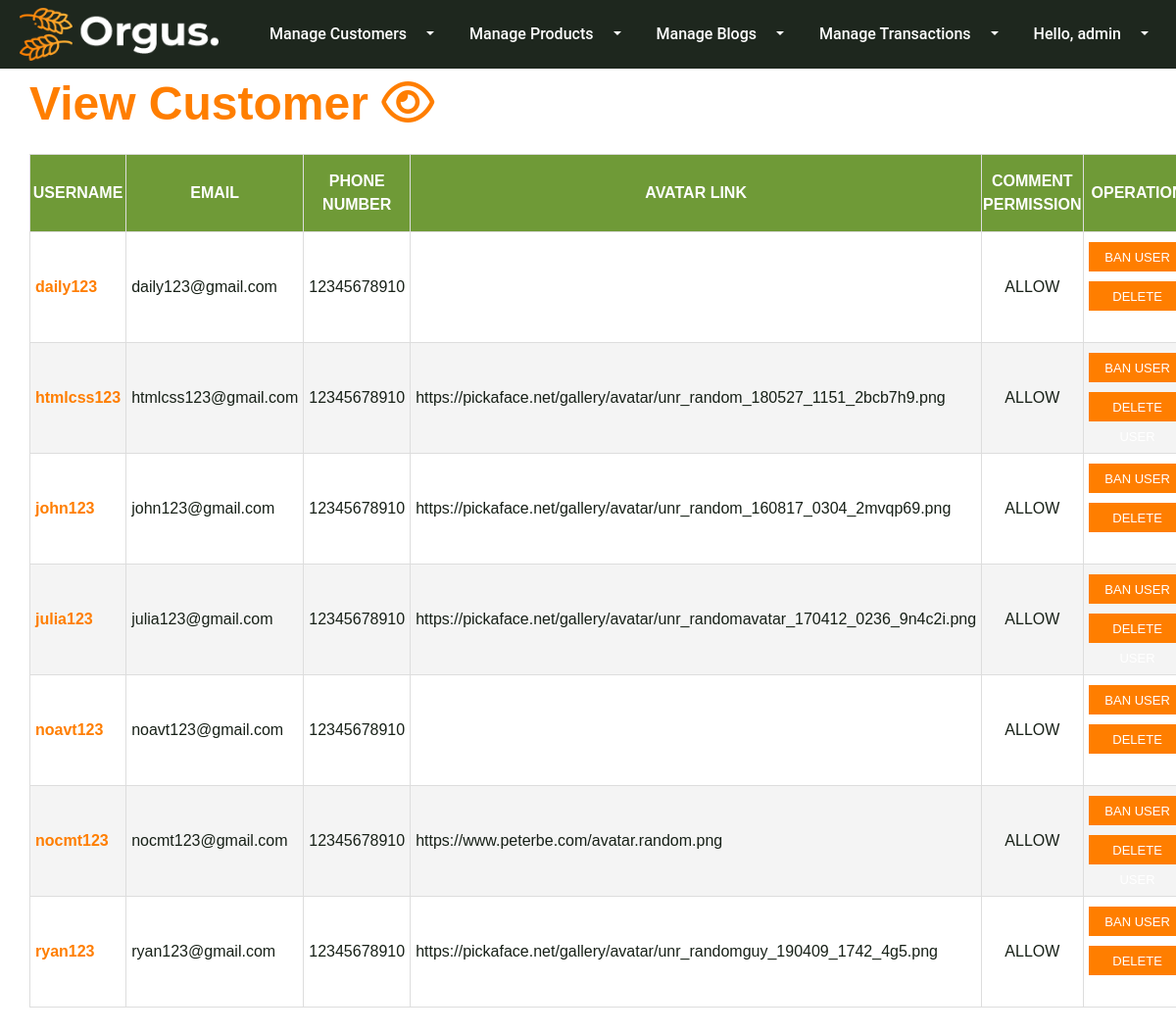
Page /admin.php?ctrl=user (signed in) on the committed database.
### tables this page shows
CREATE TABLE `user_table` (
  `Username` varchar(30) NOT NULL,
  `Password` varchar(30) NOT NULL,
  `Email` varchar(30) NOT NULL,
  `PhoneNumber` varchar(20) NOT NULL,
  `Avatar` text NOT NULL,
  `PermissionComment` tinyint(1) NOT NULL
);

### controllers/admin-controller.php (called while the page is built, shortened)
<?php
    class AdminController{
        public function InitAdminController(){
            require_once('models/user-model.php');
            require_once('views/user-view.php');
        }
        public function View($ctrl){
            $output = "";
            switch ($ctrl) {
                case 'user':
                    $userView = new UserView();
                    $userModel = new UserModel();
                    $users = $userModel->getAllUser();
                    $output .= $userView->showAllUser_adminpage($users);
                    break;
            }
            return $output;
        }
    }
?>

### models/user-model.php (called while the page is built, shortened)
<?php
class UserModel {
    public function InitConnect(){
        $con = mysqli_connect('localhost', 'root', '', 'db_ltw');
        if (mysqli_connect_errno()){
            die('Connection failed: '. mysqli_connect_error());
        }
        else return $con;
    }
    public function getAllUser(){
        $con = $this->InitConnect();
        $res = $con->query('SELECT * FROM user_table');
        $users = array();
        if ($res->num_rows > 0){
            while ($user = mysqli_fetch_assoc($res)){
                $users[] = $user;
            }
        }
        return $users;
    }
}
?>

### views/user-view.php (the view, shortened to what this page needs)
<?php
class UserView{
    public function showAllUser_adminpage($users){
        $output = "";
        $output .= '<h1 class="admin-view-customer">View Customer <i class="far fa-eye"></i></h1>';
        $output .= '<table class=&quottable&quot>
                        <thead>
                            <tr>
                                <th scope=&quotcol&quot>USERNAME</th>
                                <th scope=&quotcol&quot>EMAIL</th>
                                <th scope=&quotcol&quot>PHONE NUMBER</th>
                                <th scope=&quotcol&quot>AVATAR LINK</th>
                                <th scope=&quotcol&quot>COMMENT PERMISSION</th>
                                <th scope=&quotcol&quot>OPERATION</th>
                            </tr>
                        </thead>
                        <tbody>';
        foreach ($users as $user):
            $output .= '<tr>
                            <td class="admin-customer-username">' . $user['Username'] . '</td>
                            <td class="admin-customer-email">' . $user['Email'] . '</td>
                            <td class="admin-customer-phone">' . $user['PhoneNumber'] . '</td>
                            <td class="admin-customer-avatar">' . $user['Avatar'] . '</td>
                            <td class="admin-customer-permissionCmt">' . (($user['PermissionComment'] == 1)? "ALLOW" : "BAN") . '</td>
                            <td>
                                <form method="POST" class="admin-customer-btn-group" action="admin.php?ctrl=user&username=' . $user['Username'] . '"';
            if ($user['PermissionComment'] == 1)
                $output .=          '<div><button class="admin-customer-ban" name="ban" type="ban"> BAN USER </button></div>';
            else
                $output .=          '<div><button class="admin-customer-unban" name="unban" type="unban"> UNBAN USER </button></div>';
            $output .=              '<button name="del" type="del"> DELETE USER </button>
                                </form>
                            </td>
                        </tr>';
        endforeach;
        $output .=      '</tbody>
                    </table>';
        return $output;
    }
}
?>

### assets/css/admin.css (style rules this page uses)
body { background-color: #fff; background-repeat: no-repeat; background-attachment: fixed; background-position: top center; background-size: cover; font-size: 16px; line-height: 1.5; color: #7a7a7a; -webkit-font-smoothing: antialiased; font-smooth: antialiased; -moz-osx-font-smoothing: grayscale; overflow-x: hidden; font-weight: normal; letter-spacing: 0; font-family: 'Roboto', sans-serif; font-weight: 500; }
h1, h2, h3, h4, h5, h6 { color: #ffb63a; clear: both; line-height: 1.5; margin: 0 0 15px; font-weight: 400; font-family: 'Montserrat', sans-serif; font-family: Montserrat; }
.admin-view-product, .admin-view-customer, .admin-view-blog, .admin-view-transaction, .admin-add-product, .admin-add-blog { color: #ff7e00; font-weight: 700; font-family: 'Montserrat', sans-serif; font-size: 3em; margin-bottom: 0; }
table { border-collapse: collapse; margin-top: 15px; width: 100%; margin-bottom: 50px; }
tr:nth-child(even) { background-color: #f4f4f4; }
th { text-align: center; font-family: 'Montserrat', sans-serif; font-weight: 600; color: white; background-color: #6f9a37; border: 1px solid #ddd; padding-top: 15px; padding-bottom: 15px; }
td { font-family: 'Montserrat', sans-serif; color: #172017; border: 1px solid #ddd; padding: 5px; }
.admin-product-name, .admin-customer-username, .admin-blog-title, .admin-transaction-name_product { color: #ff7e00; font-weight: 700; font-size: 16px; }
.admin-product-ID, .admin-product-img, .admin-product-name, .admin-product-price, .admin-product-hot, .admin-customer-phone, .admin-customer-permissionCmt, .admin-blog-ID, .admin-blog-day, .admin-transaction-ID, .admin-transaction-ID_product, .admin-transaction-img, .admin-transaction-name_product, .admin-transaction-price, .admin-transaction-quantity, .admin-transaction-total, .admin-transaction-day { text-align: center; }
.admin-product-btn-group, .admin-customer-btn-group, .admin-blog-btn-group { text-align: center; display: block; flex-wrap: wrap; }
.admin-product-btn-group button, .admin-customer-btn-group button, .admin-blog-btn-group button { flex-grow: 1; background-color: #ff7e00; color: #fff; margin-top: 5px; margin-bottom: 5px; height: 30px; line-height: 30px; font-size: 13px; text-align: center; border: none; min-width: 100px; margin-left: auto; margin-right: auto; }

### rows in the picture
user_table: Username "daily123", Email "daily123@gmail.com", PhoneNumber "12345678910", PermissionComment "ALLOW"
user_table: Username "htmlcss123", Email "htmlcss123@gmail.com", PhoneNumber "12345678910", Avatar "https://pickaface.net/gallery/avatar/unr_random_180527_1151_2bcb7h9.png", PermissionComment "ALLOW"
user_table: Username "john123", Email "john123@gmail.com", PhoneNumber "12345678910", Avatar "https://pickaface.net/gallery/avatar/unr_random_160817_0304_2mvqp69.png", PermissionComment "ALLOW"
user_table: Username "julia123", Email "julia123@gmail.com", PhoneNumber "12345678910", Avatar "https://pickaface.net/gallery/avatar/unr_randomavatar_170412_0236_9n4c2i.png", PermissionComment "ALLOW"
user_table: Username "noavt123", Email "noavt123@gmail.com", PhoneNumber "12345678910", PermissionComment "ALLOW"
user_table: Username "nocmt123", Email "nocmt123@gmail.com", PhoneNumber "12345678910", Avatar "https://www.peterbe.com/avatar.random.png", PermissionComment "ALLOW"
user_table: Username "ryan123", Email "ryan123@gmail.com", PhoneNumber "12345678910", Avatar "https://pickaface.net/gallery/avatar/unr_randomguy_190409_1742_4g5.png", PermissionComment "ALLOW"
